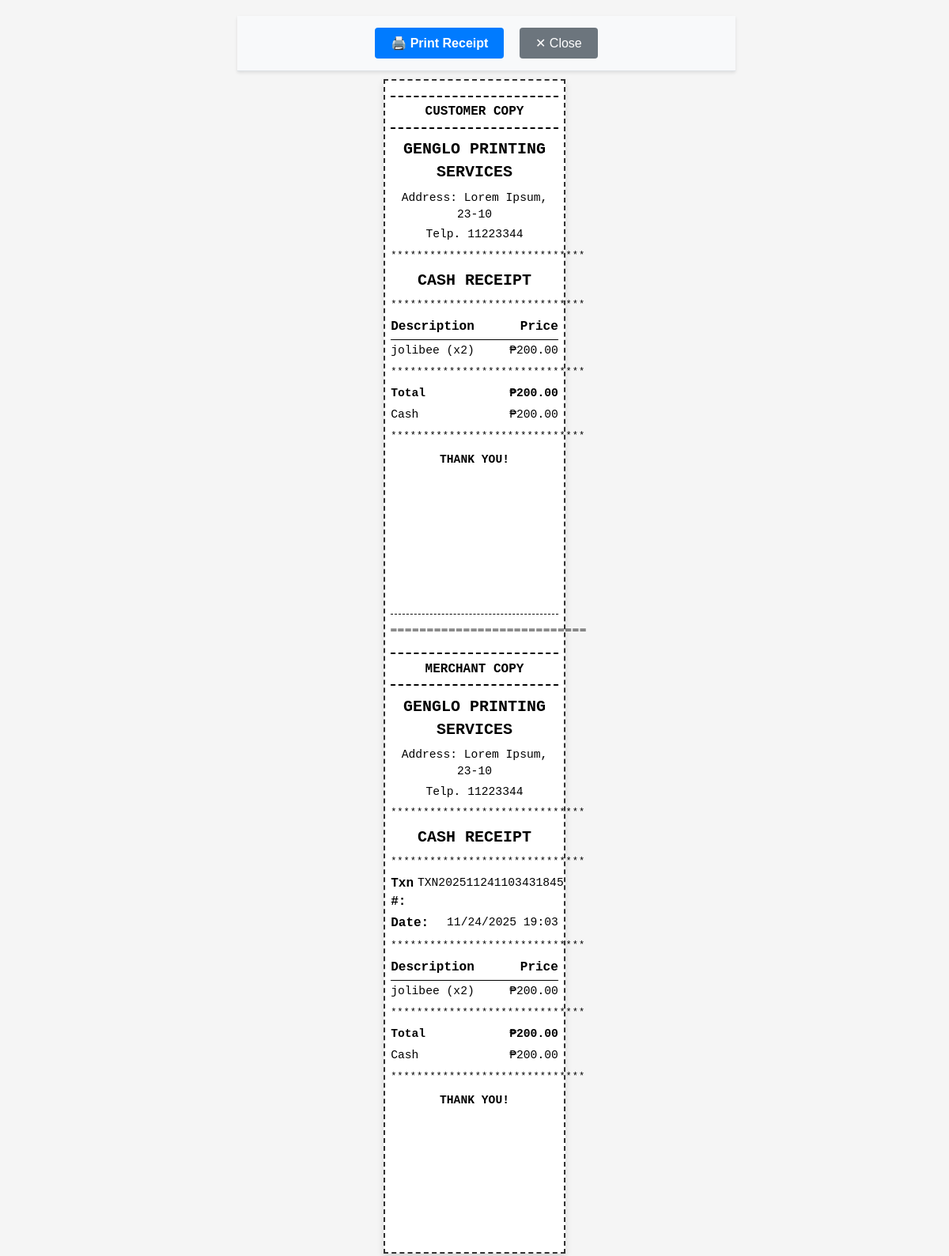
/cash-receipt/16/ (signed in), run on the app's committed database.
### transactions/models.py (models this page shows, shortened)
class TransactionItem(models.Model):
    transaction = models.ForeignKey(Transaction, on_delete=models.CASCADE, related_name='items')
    product = models.ForeignKey(Product, on_delete=models.SET_NULL, null=True)
    product_name = models.CharField(max_length=200)
    product_barcode = models.CharField(max_length=100)
    unit_price = models.DecimalField(max_digits=10, decimal_places=2)
    quantity = models.IntegerField(default=1)
    total_price = models.DecimalField(max_digits=10, decimal_places=2)
    vat_amount = models.DecimalField(max_digits=10, decimal_places=2, default=0.00)
    vatable_sale = models.DecimalField(max_digits=10, decimal_places=2, default=0.00)
    created_at = models.DateTimeField(auto_now_add=True)
    class Meta:
        verbose_name = "Transaction Item"
        verbose_name_plural = "Transaction Items"

class Transaction(models.Model):
    PAYMENT_METHODS = [
        ('debit', 'Debit (Member Account)'),
        ('cash', 'Cash'),
    ]
    STATUS_CHOICES = [
        ('pending', 'Pending'),
        ('completed', 'Completed'),
        ('cancelled', 'Cancelled'),
    ]
    transaction_number = models.CharField(max_length=50, unique=True)
    member = models.ForeignKey(Member, on_delete=models.SET_NULL, null=True, blank=True, related_name='transactions')
    subtotal = models.DecimalField(max_digits=10, decimal_places=2, default=0.00)
    vatable_sale = models.DecimalField(max_digits=10, decimal_places=2, default=0.00)
    vat_amount = models.DecimalField(max_digits=10, decimal_places=2, default=0.00)
    total_amount = models.DecimalField(max_digits=10, decimal_places=2, default=0.00)
    payment_method = models.CharField(max_length=20, choices=PAYMENT_METHODS)
    amount_paid = models.DecimalField(max_digits=10, decimal_places=2, default=0.00)
    amount_from_balance = models.DecimalField(max_digits=10, decimal_places=2, default=0.00)
    status = models.CharField(max_length=20, choices=STATUS_CHOICES, default='pending')
    notes = models.TextField(blank=True)
    created_at = models.DateTimeField(auto_now_add=True)
    updated_at = models.DateTimeField(auto_now=True)
    class Meta:
        verbose_name = "Transaction"
        verbose_name_plural = "Transactions"
        ordering = ['-created_at']

### admin_panel/views.py (the view, shortened to what this page needs)
# urls.py: path('cash-receipt/<int:transaction_id>/', admin_panel_views.view_cash_receipt, name='view_cash_receipt'),
@login_required
@require_http_methods(["GET"])
def view_cash_receipt(request, transaction_id):
    try:
        transaction = Transaction.objects.select_related('member').prefetch_related('items').get(
            id=transaction_id,
            status='completed',
            payment_method='cash'
        )
        has_full_access = is_cashier_or_admin(request.user)
        change_amount = Decimal('0.00')
        if transaction.amount_paid > transaction.total_amount:
            change_amount = transaction.amount_paid - transaction.total_amount
        shop_name = getattr(settings, 'SHOP_NAME', 'GENGLO PRINTING SERVICES')
        shop_address = getattr(settings, 'SHOP_ADDRESS', 'Address: Lorem Ipsum, 23-10')
        shop_phone = getattr(settings, 'SHOP_PHONE', 'Telp. 11223344')
        context = {
            'transaction': transaction,
            'change_amount': change_amount,
            'shop_name': shop_name,
            'shop_address': shop_address,
            'shop_phone': shop_phone,
        }
        return render(request, 'admin_panel/cash_receipt.html', context)
    except Transaction.DoesNotExist:
        messages.error(request, 'Cash receipt not found')
        return redirect('transaction_history')
    except Exception as e:
        messages.error(request, f'Error loading receipt: {str(e)}')
        return redirect('transaction_history')

### admin_panel/templatetags/currency_filters.py (called while the page is built)
@register.filter(name='currency')
def currency(value):
    try:
        num = float(value)
        return f"{num:,.2f}"
    except (ValueError, TypeError):
        return value

### admin_panel/views.py (called while the page is built, shortened)
def is_cashier_or_admin(user):
    if user.is_staff or user.is_superuser:
        return True

### admin_panel/templates/admin_panel/cash_receipt.html (shortened to what this page needs)
{% load currency_filters %}
<!DOCTYPE html>
<html>
<head>
</head>
<body>
    <div class="print-controls">
        <button id="printBtn" onclick="window.print()">🖨️ Print Receipt</button>
        <button id="closeBtn" onclick="window.close()">✕ Close</button>
    </div>
<div class="receipt-paper">
    <div class="copy-label">CUSTOMER COPY</div>
    <div class="rp-center">
        <div class="rp-title">{{ shop_name|default:"SHOP NAME" }}</div>
        <div class="rp-address">{{ shop_address|default:"Address: Lorem Ipsum, 23-10" }}</div>
        <div class="rp-phone">{{ shop_phone|default:"Telp. 11223344" }}</div>
    </div>
    <div class="rp-separator">******************************</div>
    <div class="rp-receipt-type">CASH RECEIPT</div>
    <div class="rp-separator">******************************</div>
    <div class="rp-items-header">
        <span class="rp-item-description">Description</span>
        <span class="rp-item-price">Price</span>
    </div>
    {% for item in transaction.items.all %}
    <div class="rp-item-row">
        <span class="rp-item-description">{% if item.quantity > 1 %}{{ item.product_name }} (x{{ item.quantity }}){% else %}{{ item.product_name }}{% endif %}</span>
        <span class="rp-item-price">₱{{ item.total_price|currency }}</span>
    </div>
    {% endfor %}
    <div class="rp-separator">******************************</div>
    <div class="rp-total-section">
        <div class="rp-total-row">
            <span class="rp-total-label">Total</span>
            <span class="rp-total-value">₱{{ transaction.total_amount|currency }}</span>
        </div>
        <div class="rp-total-row">
            <span>Cash</span>
            <span class="rp-item-price">₱{{ transaction.amount_paid|currency }}</span>
        </div>
    </div>
    <div class="rp-separator">******************************</div>
    <div class="rp-thanks">THANK YOU!</div>
    <div class="rp-barcode">
        <svg id="barcode"></svg>
    </div>
    <div class="copy-separator">═══════════════════════════</div>
    <div class="copy-label">MERCHANT COPY</div>
    <div class="rp-center">
        <div class="rp-title">{{ shop_name|default:"SHOP NAME" }}</div>
        <div class="rp-address">{{ shop_address|default:"Address: Lorem Ipsum, 23-10" }}</div>
        <div class="rp-phone">{{ shop_phone|default:"Telp. 11223344" }}</div>
    </div>
    <div class="rp-separator">******************************</div>
    <div class="rp-receipt-type">CASH RECEIPT</div>
    <div class="rp-separator">******************************</div>
    <div class="rp-section">
        <div class="rp-line">
            <span class="rp-line-label">Txn #:</span>
            <span>{{ transaction.transaction_number }}</span>
        </div>
        <div class="rp-line">
            <span class="rp-line-label">Date:</span>
            <span>{{ transaction.created_at|date:"m/d/Y H:i" }}</span>
        </div>
    </div>
    <div class="rp-separator">******************************</div>
    <div class="rp-items-header">
        <span class="rp-item-description">Description</span>
        <span class="rp-item-price">Price</span>
    </div>
    {% for item in transaction.items.all %}
    <div class="rp-item-row">
        <span class="rp-item-description">{% if item.quantity > 1 %}{{ item.product_name }} (x{{ item.quantity }}){% else %}{{ item.product_name }}{% endif %}</span>
        <span class="rp-item-price">₱{{ item.total_price|currency }}</span>
    </div>
    {% endfor %}
    <div class="rp-separator">******************************</div>
    <div class="rp-total-section">
        <div class="rp-total-row">
            <span class="rp-total-label">Total</span>
            <span class="rp-total-value">₱{{ transaction.total_amount|currency }}</span>
        </div>
        <div class="rp-total-row">
            <span>Cash</span>
            <span class="rp-item-price">₱{{ transaction.amount_paid|currency }}</span>
        </div>
    </div>
    <div class="rp-separator">******************************</div>
    <div class="rp-thanks">THANK YOU!</div>
    <div class="rp-barcode">
        <svg id="barcode-merchant"></svg>
    </div>
</div>
</body>
</html>

### admin_panel/templates/admin_panel/cash_receipt.html (style rules this page uses)
html, body { margin: 0; padding: 0; font-family: "Courier New", monospace; background: #f5f5f5; }
@media screen { body { width: 100%; max-width: 600px; margin: 0 auto; padding: 20px; background: #f5f5f5; } }
.receipt-paper { width: 56mm; margin: 0 auto; padding: 2mm; font-size: 11pt; line-height: 1.45; color: #000; background: #fff; }
@media screen { .receipt-paper { border: 2px dashed #333; box-shadow: 0 4px 8px rgba(0,0,0,0.15); } }
.rp-center { text-align: center; }
.rp-title { font-size: 15pt; font-weight: bold; margin-bottom: 2mm; }
.rp-address { font-size: 11pt; margin-bottom: 1mm; }
.rp-phone { font-size: 11pt; margin-bottom: 2mm; }
.rp-separator { text-align: center; margin: 2mm 0; font-size: 9pt; letter-spacing: 1px; }
.rp-receipt-type { text-align: center; font-size: 15pt; font-weight: bold; margin: 2mm 0; }
.rp-items-header { display: flex; justify-content: space-between; font-weight: bold; font-size: 12pt; margin: 2mm 0 1mm 0; padding-bottom: 1mm; border-bottom: 1px solid #000; }
.rp-item-row { display: flex; justify-content: space-between; margin: 1mm 0; font-size: 11pt; }
.rp-item-description { flex: 1; text-align: left; }
.rp-item-price { text-align: right; min-width: 30%; }
.rp-total-section { margin-top: 2mm; }
.rp-total-row { display: flex; justify-content: space-between; margin: 1.5mm 0; font-size: 11pt; }
.rp-total-label { font-weight: bold; }
.rp-total-value { font-weight: bold; text-align: right; }
.rp-thanks { text-align: center; font-size: 11pt; font-weight: bold; margin-top: 3mm; margin-bottom: 2mm; }
.rp-barcode { text-align: center; margin: 2mm 0; }
.rp-section { margin: 2mm 0; }
.rp-line { display: flex; justify-content: space-between; margin: 1mm 0; font-size: 11pt; }
.rp-line-label { font-weight: bold; font-size: 12pt; margin-right: 5px; }
.print-controls { text-align: center; padding: 15px; background: #f8f9fa; border-bottom: 1px solid #dee2e6; position: sticky; top: 0; z-index: 1000; width: 100%; box-shadow: 0 2px 4px rgba(0,0,0,0.1); margin-bottom: 10px; }
#printBtn { background-color: #007bff; color: white; border: none; padding: 10px 20px; font-size: 16px; cursor: pointer; border-radius: 4px; font-weight: bold; margin-right: 10px; }
#closeBtn { background-color: #6c757d; color: white; border: none; padding: 10px 20px; font-size: 16px; cursor: pointer; border-radius: 4px; }
.copy-label { text-align: center; font-size: 12pt; font-weight: bold; margin: 3mm 0; padding: 2mm 0; border-top: 2px dashed #000; border-bottom: 2px dashed #000; }
.copy-separator { text-align: center; margin: 5mm 0; font-size: 9pt; letter-spacing: 2px; border-top: 1px dashed #000; padding-top: 3mm; }

### data on the page
TransactionItem: product_name "jolibee", quantity "2", total_price "200.00"

### other printed values
{{ shop_name|default:"SHOP NAME" }} "GENGLO PRINTING SERVICES"
{{ shop_address|default:"Address: Lorem Ipsum, 23-10" }} "Address: Lorem Ipsum, 23-10"
{{ shop_phone|default:"Telp. 11223344" }} "Telp. 11223344"
